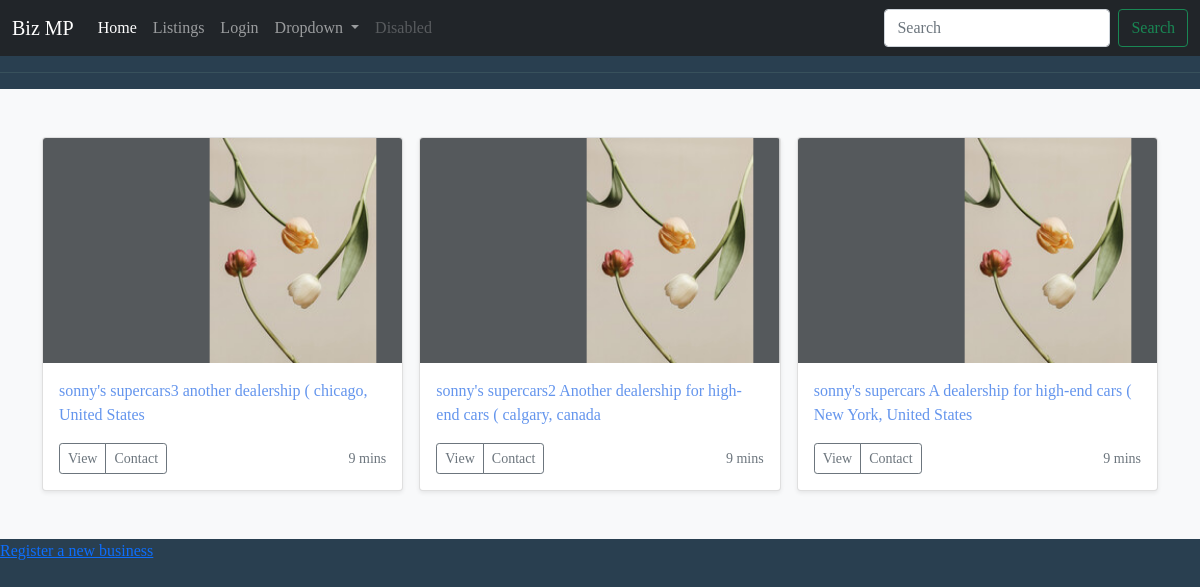
Page /listings on the earlier database version.
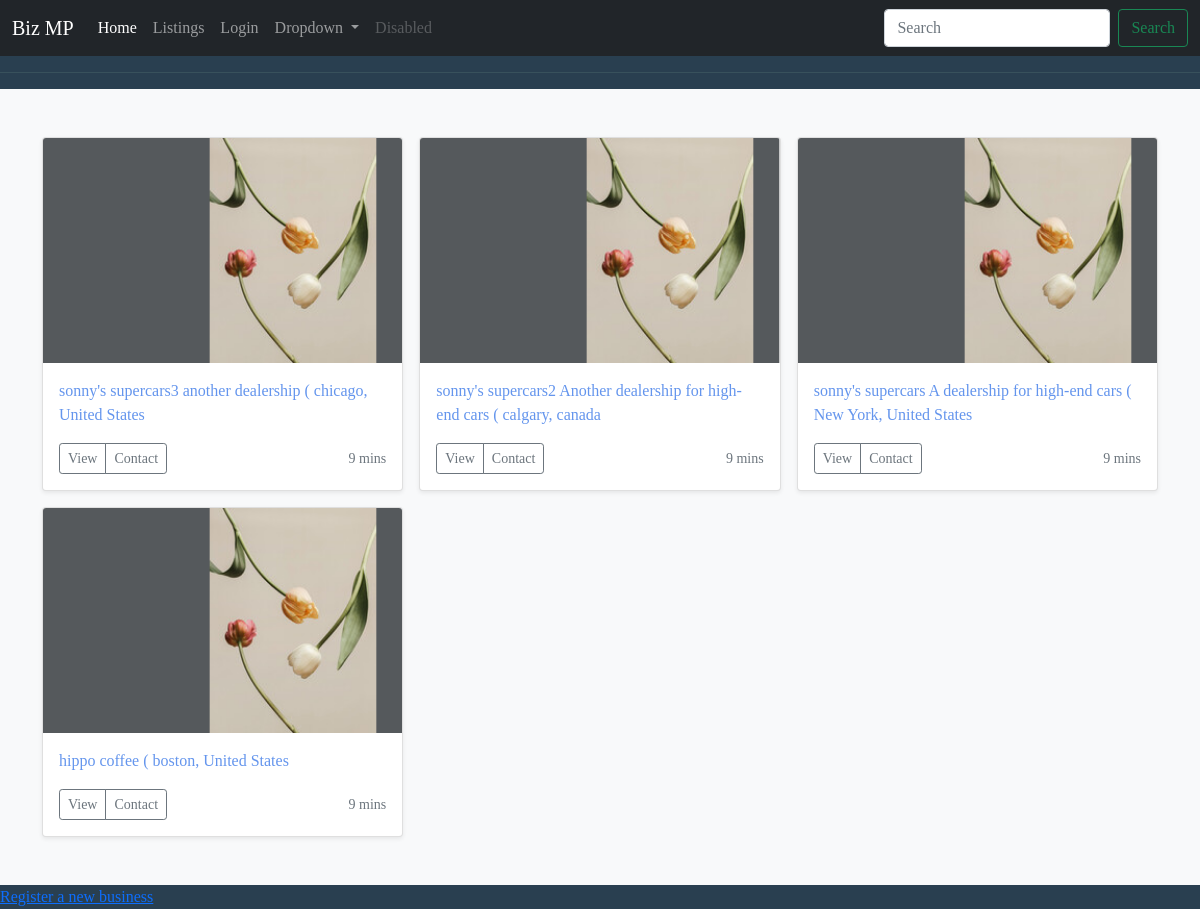
Same page on the later database version.
### app/models.py (models this page shows, shortened)
class Listings(db.Model):
    __tablename__ ="listings"
    id = db.Column(db.Integer, primary_key=True)
    bizname = db.Column(db.String(64), index=True)
    city = db.Column(db.String(64))
    country = db.Column(db.String(64))
    description = db.Column(db.String(64))
    user_id = db.Column(db.Integer, db.ForeignKey('users.id'))

### app/main/routes.py (the view)
@bp.route('/listings')
def listings():
    listings = Listings.query.join(Users).order_by(Listings.bizname.desc())
    email = Users.query.join(Listings)
    e = {i: email.filter(Users.id==i.user_id).first().email for i in listings}
    return render_template('listings.html',listings=listings,e=e)

### app/templates/listings.html (shortened to what this page needs)
{% extends "base.html" %}
{% block content %}
<head>
  <link href="https://cdn.jsdelivr.net/npm/bootstrap@5.1.3/dist/css/bootstrap.min.css" rel="stylesheet">
    <link rel="stylesheet" type="text/css" href="/static/styles.css">
</head>
<div class="album py-5 bg-light">
    <div class="container">
      <div class="row row-cols-1 row-cols-sm-2 row-cols-md-3 g-3">
        {% for listing in listings %}
        <div class="col">
          <div class="card shadow-sm">
            <div class="card-body">
              <p class="card-text" style="color: cornflowerblue">
                {{ listing.bizname }}
                {{ listing.description }} ( {{ listing.city }}, {{ listing.country }}</p>
              <div class="d-flex justify-content-between align-items-center">
                <div class="btn-group">
                  <button type="button" class="btn btn-sm btn-outline-secondary">View</button>
                  <a href = "mailto:{{ e.get(listing) }}" class="btn btn-sm btn-outline-secondary"> Contact</a>
                </div>
                <small class="text-muted">9 mins</small>
              </div>
            </div>
          </div>
        </div>
        {% endfor %}
      </div>
    </div>
</div>
<a href="{{ url_for('auth.newbiz') }}"> Register a new business</a>
{% endblock %}

Differences in the rows shown:
added Listings: bizname "hippo", description "coffee", city "boston", country "United States"
